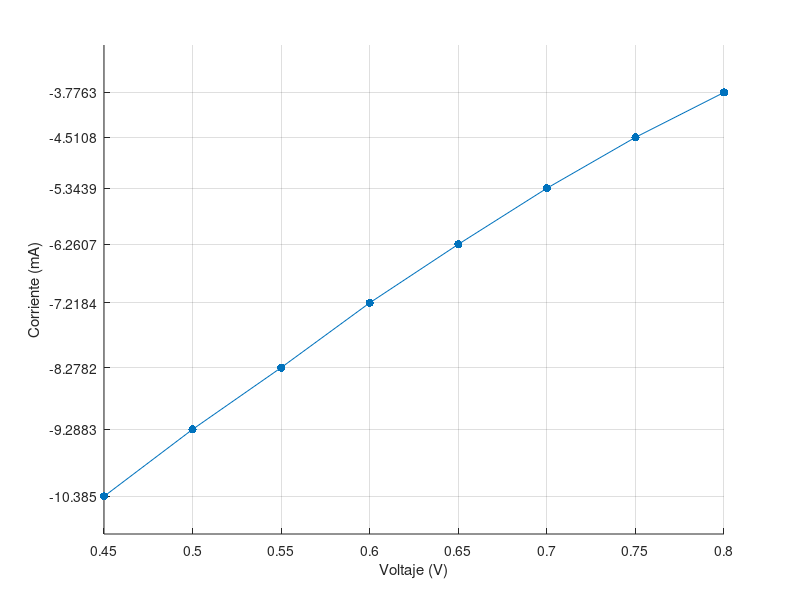

This chart was generated by the following MATLAB code:
x=[0.45
0.5
0.55
0.6
0.65
0.7
0.75
0.8
];
y=[3.09E-05
9.25E-05
2.54E-04
7.33E-04
1.91E-03
0.00477697
0.01099
0.02290758
];

y=log(y)

scatter(x,y,'filled')
hold on
plot(x,y)
grid on
xlabel('Voltaje (V)') 
ylabel('Corriente (mA)')

xticks([0 0.45 0.5 0.55 0.6 0.65 0.7 0.75 0.8 1])
xticklabels({'0','0.45','0.5','0.55','0.6','0.65','0.7','0.75','0.8','1'})
yticks([0  -10.3848 -9.2883 -8.2782 -7.2184 -6.2607 -5.3439 -4.5108 -3.7763])